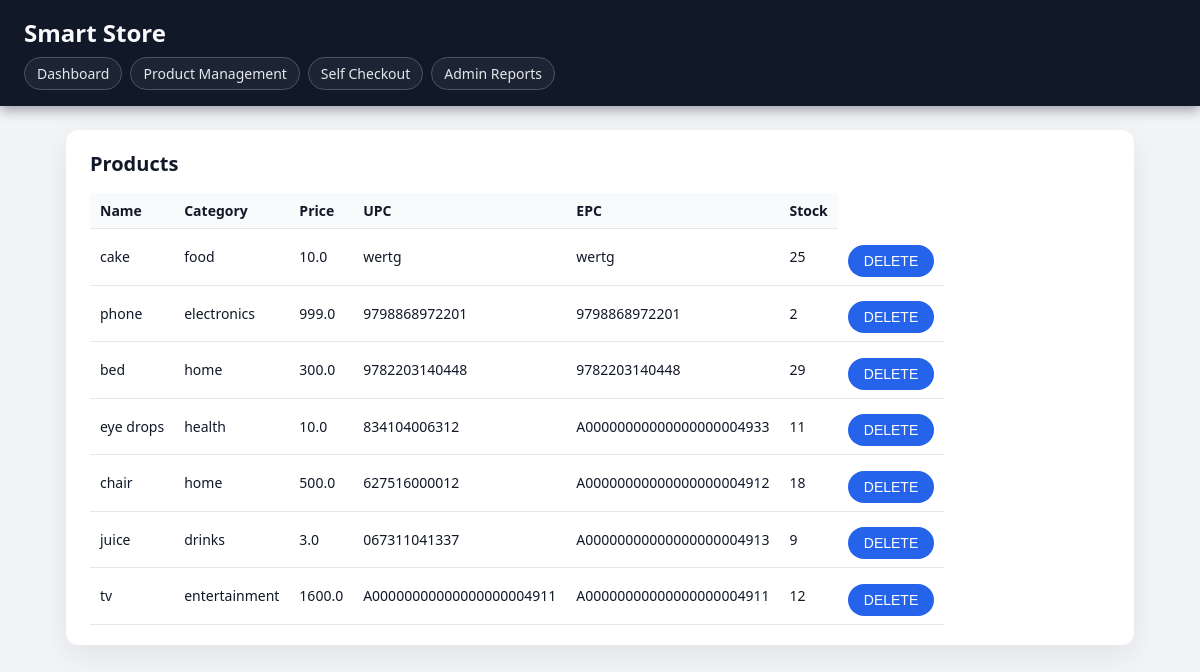
Screenshot of /products/ with the database file from the repository.
### phase3/models.py (models this page shows, shortened)
class Products(models.Model):
    name = models.CharField(max_length=255)
    category = models.CharField(max_length=100)
    price = models.FloatField()
    epc = models.CharField(max_length=50, unique=True)
    upc = models.CharField(max_length=50, unique=True)
    producer_company = models.CharField(max_length=100)
    image_url = models.CharField()
    stock_quantity = models.IntegerField(default=0)
    expiry_date = models.DateField()

### phase3/views.py (the view)
# urls.py: path('products/', views.products_page, name='products_page'),
def products_page(request):
    if request.method == "POST" and "delete_product" in request.POST:
        product_id = request.POST.get("delete_product")
        Products.objects.filter(id=product_id).delete()
        messages.success(request,f"Product deleted")
        return redirect("products_page")
    products = Products.objects.all()
    context = {"products": products}
    return render(request, "products.html", context)

### phase3/templates/products.html (shortened to what this page needs)
{% extends "base.html" %}
{% load static %}
{% block content %}
<section class="card">
    <h2>Products</h2>
    <table>
        <tr>
            <th>Name</th>
            <th>Category</th>
            <th>Price</th>
            <th>UPC</th>
            <th>EPC</th>
            <th>Stock</th>
        </tr>
        {% for p in products %}
        <tr data-product-id="{{ p.id }}" data-name="{{ p.name }}" data-price="{{ p.price }}"
            data-stock="{{ p.stock_quantity }}" data-barcode="{{ p.upc }}" data-rfid="{{ p.epc }}">
        <tr>
            <td>{{ p.name }}</td>
            <td>{{ p.category }}</td>
            <td>{{ p.price }}</td>
            <td>{{ p.upc }}</td>
            <td>{{ p.epc }}</td>
            <td>{{ p.stock_quantity }}</td>
            <td>
                <form method="POST" style="display:inline">
                    <button type="submit" name="delete_product" value="{{ p.id }}">
                        DELETE
                    </button>
                </form>
            </td>
        </tr>
        {% endfor %}
    </table>
</section>
{% endblock %}

### static/css/main.css (style rules this page uses)
*, *::before, *::after { box-sizing: border-box; }
body { margin: 0; font-family: system-ui, -apple-system, BlinkMacSystemFont, "Segoe UI", sans-serif; background: #f3f4f6; color: #111827; }
.card { background: #ffffff; border-radius: 12px; padding: 20px 24px; margin-bottom: 24px; box-shadow: 0 10px 30px rgba(15, 23, 42, 0.08); }
.card h2 { margin-top: 0; margin-bottom: 16px; font-size: 20px; color: #111827; }
form { display: grid; grid-template-columns: repeat(auto-fit, minmax(220px, 1fr)); gap: 12px 16px; }
button[type="submit"], button { border: none; border-radius: 999px; padding: 8px 16px; font-size: 14px; font-weight: 500; cursor: pointer; background: #2563eb; color: #ffffff; margin-top: 8px; }
table { width: 100%; border-collapse: collapse; margin-top: 12px; font-size: 14px; }
th, td { padding: 8px 10px; border-bottom: 1px solid #e5e7eb; }
th { text-align: left; background: #f9fafb; font-weight: 600; }
.card table { display: block; overflow-x: auto; }

### rows the page displays
Products: name "cake", category "food", price "10.0", upc "wertg", epc "wertg", stock_quantity "25", {{ p.id }} 5 (drawn)
Products: name "phone", category "electronics", price "999.0", upc "9798868972201", epc "9798868972201", stock_quantity "2", {{ p.id }} 9 (drawn)
Products: name "bed", category "home", price "300.0", upc "9782203140448", epc "9782203140448", stock_quantity "29", {{ p.id }} 11 (drawn)
Products: name "eye drops", category "health", price "10.0", upc "834104006312", epc "A00000000000000000004933", stock_quantity "11", {{ p.id }} 17 (drawn)
Products: name "chair", category "home", price "500.0", upc "627516000012", epc "A00000000000000000004912", stock_quantity "18"
Products: name "juice", category "drinks", price "3.0", upc "067311041337", epc "A00000000000000000004913", stock_quantity "9", {{ p.id }} 19 (drawn)
Products: name "tv", category "entertainment", price "1600.0", upc "A00000000000000000004911", epc "A00000000000000000004911", stock_quantity "12", {{ p.id }} 20 (drawn)
